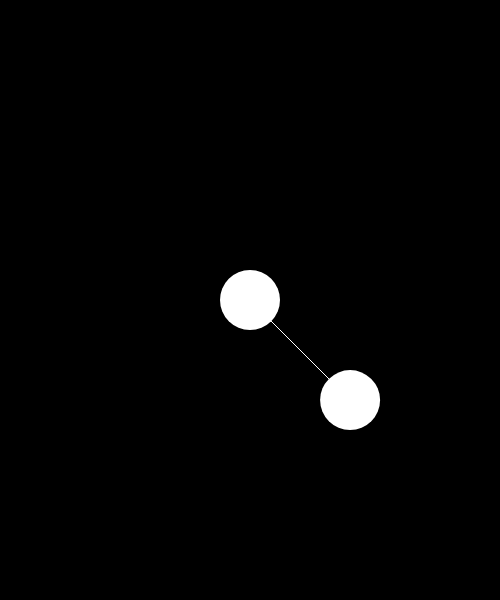
Frame 1 (no input)
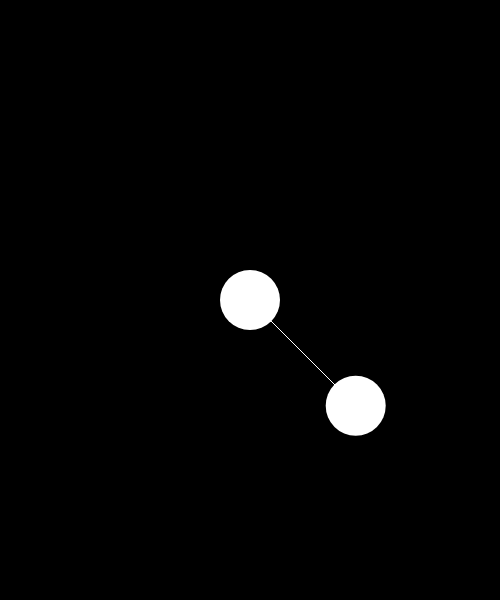
Frame 60 (no input)
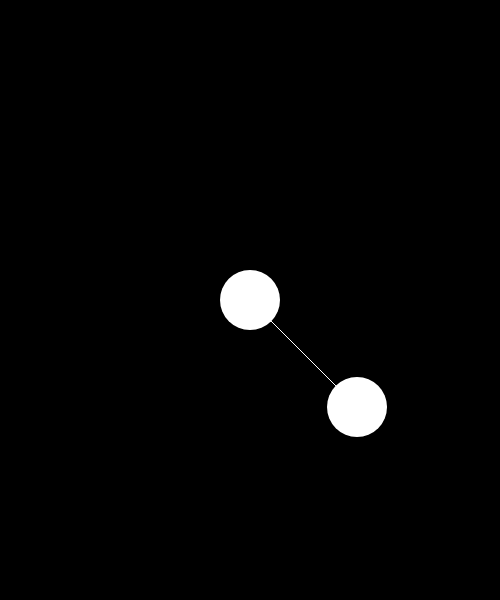
Frame 120 (the mouse pressed at the canvas centre since frame 60)

The p5.js sketch that drew these frames (run headless with seeded random() and noise() and a simulated clock; from frame 60 on, the mouse is pressed at the canvas centre):

// p5.js sketch
// ── sketch.js
//spring
//A B
//Hooke's law
//force.mult(-1 * this.k * sktretch);
"use strict";
var ballA, ballB;
var spring;
function setup() {
  createCanvas(500,600);
  noStroke();
  ballA = new Ball(width/2, height/2, 30);
  ballB = new Ball(width/2 +100, height/2 + 100, 30);
  spring = new Spring(ballA, ballB, 150);
}

function draw() {
  background(0);
  
  spring.update();
  spring.display();
  
 
  
  ballA.drag();
  //ballA.update();
  ballA.display();
  
  var gravity = createVector(0,1);
  gravity.mult(ballB.mass);
  //ballB.applyForce(gravity);
  
  
  ballB.drag();
  ballB.update();
  ballB.display();
}
// ── Ball.js
"use strict";
class Ball{
  
  constructor(_x, _y, _m){
    this.pos = createVector(_x, _y);
    this.vel = createVector(0,0);
    this.acc = createVector(0,0);
    
    this.mass = _m;
    this.rad = this.mass;
    
    this.damping = 0.97;
  }
  
  update(){
    this.vel.add(this.acc);
    this.pos.add(this.vel);
    this.acc.mult(0);
    
    //damping
    this.vel.mult(this.damping);
  }
  
  drag(){
    var distance = dist(mouseX, mouseY, this.pos.x, this.pos.y);
    if(distance < this.rad && mouseIsPressed){
      this.pos.x = mouseX;
      this.pos.y = mouseY;
    }
  }
  
  applyForce(force){
    force.div(this.mass);
    this.acc.add(force);
  }
  
  display(){
    push();
    translate(this.pos.x, this.pos.y);
    ellipse(0,0,this.rad*2, this.rad*2);
    pop();
  }
  
}

class Spring{//only used the pos of ballA and ballB
  constructor(ballA, ballB, len){
    this.ballA = ballA;
    this.ballB = ballB;
    this.len = len;
    this.k = 0.5; //hook's law弹力系数
  }
  update(){
    var direction = p5.Vector.sub(this.ballB.pos, this.ballA.pos);
    var distance = direction.mag();
    //var distance = p5.Vector.dist(this.ballA.pos,this.ballB.pos);
    var stretch = distance - this.len;
    //hooke's law
    //mag of the spring force  = -1 * this.k * stretch;
    var force = direction.copy();
    var forceMag = -1 * this.k * stretch; 
    force.normalize();
    force.mult(forceMag);
    this.ballB.applyForce(force);
    
    force.mult(-1);
    this.ballA.applyForce(force);
  }
  display(){
    push();
    stroke(255);
    line(this.ballA.pos.x,this.ballA.pos.y, this.ballB.pos.x,this.ballB.pos.y);
    pop();
  }
}
